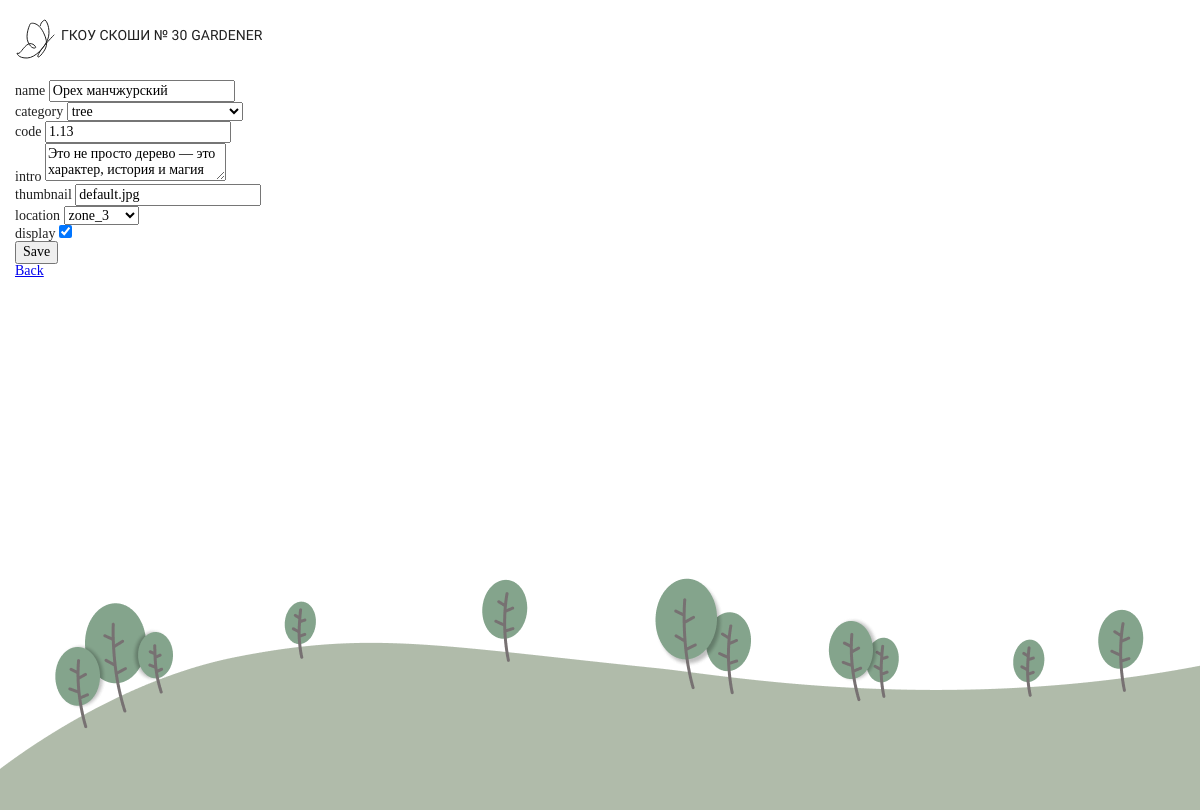
Page /admin/plant/3 on the earlier database version.
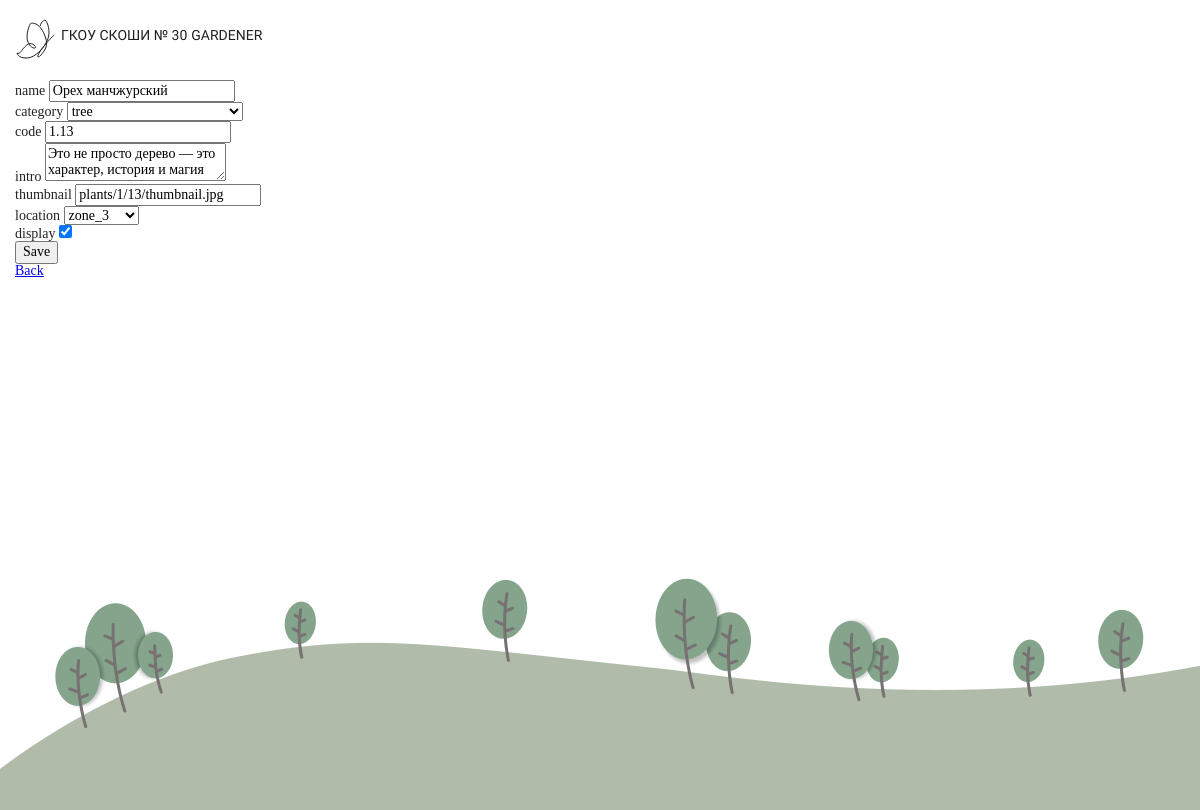
Same page on the later database version.
### garden/models.py (models this page shows, shortened)
class Plant(db.Model):
    __tablename__ = 'plants'
    id = db.Column(db.Integer, primary_key=True)
    name = db.Column(db.String(100), unique=True, nullable=False)
    category = db.Column(db.Enum(Category), nullable=False)
    code = db.Column(db.String(10), unique=True, nullable=False)
    intro = db.Column(db.String(300), unique=True, nullable=False)
    thumbnail = db.Column(db.String(100), nullable=False, default='default.jpg')
    location = db.Column(db.Enum(Location), nullable=False, default=Location.unknown)
    display = db.Column(db.Enum(Display), nullable=False, default=Display.disabled)
    status = db.Column(db.Enum(Status), nullable=False, default=Status.CREATED)
    timestamp = db.Column(db.DateTime(), default=datetime.now)
    articles = db.relationship('Article', backref='plant', lazy='dynamic', cascade='all, delete-orphan')

### garden/routes.py (the view)
@app.route('/admin/plant/<int:plant_id>', methods=['GET', 'POST', 'DELETE', 'PATCH'])
def handle_plant(plant_id):
    if request.method == 'POST':
        method = request.form.get('_method', '').upper()
        if method == 'DELETE':
            services.delete_plant(plant_id)
            plants = services.get_live_plants()
            return render_template('admin/plants.html',
                                   plants=plants,
                                   settings=settings)
        elif method == 'PATCH':
            form = PlantForm(request.form)
            plant = services.get_plant_by_id(plant_id)
            if form.validate():
                services.patch_plant(form, plant_id)
                flash('Plant patched successful')
                return redirect(url_for('show_live_plants'))
    elif request.method == 'GET':
            plant = services.get_plant_by_id(plant_id)
            form = PlantForm()
            form.name.data = plant.name
            form.category.data = plant.category.name
            form.code.data = plant.code
            form.intro.data = plant.intro
            form.thumbnail.data = plant.thumbnail
            form.location.data = plant.location.name
            if plant.display == Display.enabled:
                form.display.data = True
            else:
                form.display.data = False
            return render_template('admin/edit_plant.html',
                                   form=form,
                                   plant=plant,
                                   settings=settings)

### garden/services.py (called while the page is built)
def get_plant_by_id(plant_id):
    return Plant.query.filter(Plant.id == plant_id).first()

### garden/templates/admin/edit_plant.html (shortened to what this page needs)
{% extends 'admin_base.html' %}
{% block main %}
  <form method="POST" action="/admin/plant/{{ plant.id }}" >
    <p>{{ form.name.label() }} {{ form.name() }}</p>
    <p>{{ form.category.label() }} {{ form.category() }}</p>
    <p>{{ form.code.label() }} {{ form.code() }}</p>
    <p>{{ form.intro.label() }} {{ form.intro() }}</p>
    <p>{{ form.thumbnail.label() }} {{ form.thumbnail() }}</p>
    <p>{{ form.location.label() }} {{ form.location() }}</p>
    <p>{{ form.display.label() }} {{ form.display() }}</p>
    <p>{{ form.submit() }}</p>
  </form>
  <div class="btn-back">
    <a href="{{ url_for('show_live_plants') }}">Back</a>
  </div>
{% endblock %}

Differences in the rows shown:
changed Plant "Орех манчжурский": thumbnail "default.jpg" → "plants/1/13/thumbnail.jpg"
